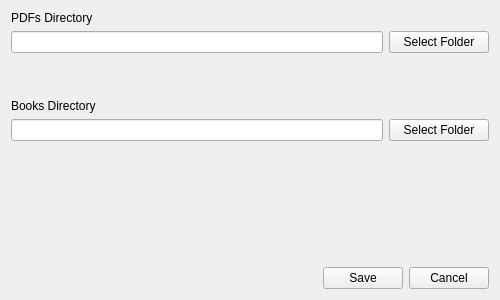
<?xml version="1.0" encoding="UTF-8"?>
<ui version="4.0">
 <class>Form</class>
 <widget class="QWidget" name="Form">
  <property name="geometry">
   <rect>
    <x>0</x>
    <y>0</y>
    <width>500</width>
    <height>300</height>
   </rect>
  </property>
  <property name="minimumSize">
   <size>
    <width>500</width>
    <height>300</height>
   </size>
  </property>
  <property name="maximumSize">
   <size>
    <width>500</width>
    <height>300</height>
   </size>
  </property>
  <property name="windowTitle">
   <string>Form</string>
  </property>
  <layout class="QVBoxLayout" name="verticalLayout">
   <item>
    <layout class="QGridLayout" name="gridLayout">
     <item row="4" column="0">
      <widget class="QLineEdit" name="entryBooks"/>
     </item>
     <item row="1" column="0">
      <widget class="QLineEdit" name="entryPDFs"/>
     </item>
     <item row="3" column="0">
      <widget class="QLabel" name="labelBooks">
       <property name="text">
        <string>Books Directory</string>
       </property>
      </widget>
     </item>
     <item row="0" column="0">
      <widget class="QLabel" name="labelPDFs">
       <property name="text">
        <string>PDFs Directory</string>
       </property>
      </widget>
     </item>
     <item row="2" column="0">
      <spacer name="verticalSpacer_2">
       <property name="orientation">
        <enum>Qt::Vertical</enum>
       </property>
       <property name="sizeHint" stdset="0">
        <size>
         <width>20</width>
         <height>40</height>
        </size>
       </property>
      </spacer>
     </item>
     <item row="4" column="1">
      <widget class="QPushButton" name="buttonBooks">
       <property name="text">
        <string>Select Folder</string>
       </property>
      </widget>
     </item>
     <item row="1" column="1">
      <widget class="QPushButton" name="buttonPDFs">
       <property name="minimumSize">
        <size>
         <width>100</width>
         <height>0</height>
        </size>
       </property>
       <property name="text">
        <string>Select Folder</string>
       </property>
      </widget>
     </item>
    </layout>
   </item>
   <item>
    <spacer name="verticalSpacer">
     <property name="orientation">
      <enum>Qt::Vertical</enum>
     </property>
     <property name="sizeHint" stdset="0">
      <size>
       <width>20</width>
       <height>40</height>
      </size>
     </property>
    </spacer>
   </item>
   <item>
    <layout class="QHBoxLayout" name="horizontalLayout">
     <item>
      <spacer name="horizontalSpacer">
       <property name="orientation">
        <enum>Qt::Horizontal</enum>
       </property>
       <property name="sizeHint" stdset="0">
        <size>
         <width>40</width>
         <height>20</height>
        </size>
       </property>
      </spacer>
     </item>
     <item>
      <widget class="QPushButton" name="buttonSave">
       <property name="text">
        <string>Save</string>
       </property>
      </widget>
     </item>
     <item>
      <widget class="QPushButton" name="buttonCancel">
       <property name="text">
        <string>Cancel</string>
       </property>
      </widget>
     </item>
    </layout>
   </item>
  </layout>
 </widget>
 <resources/>
 <connections/>
</ui>
